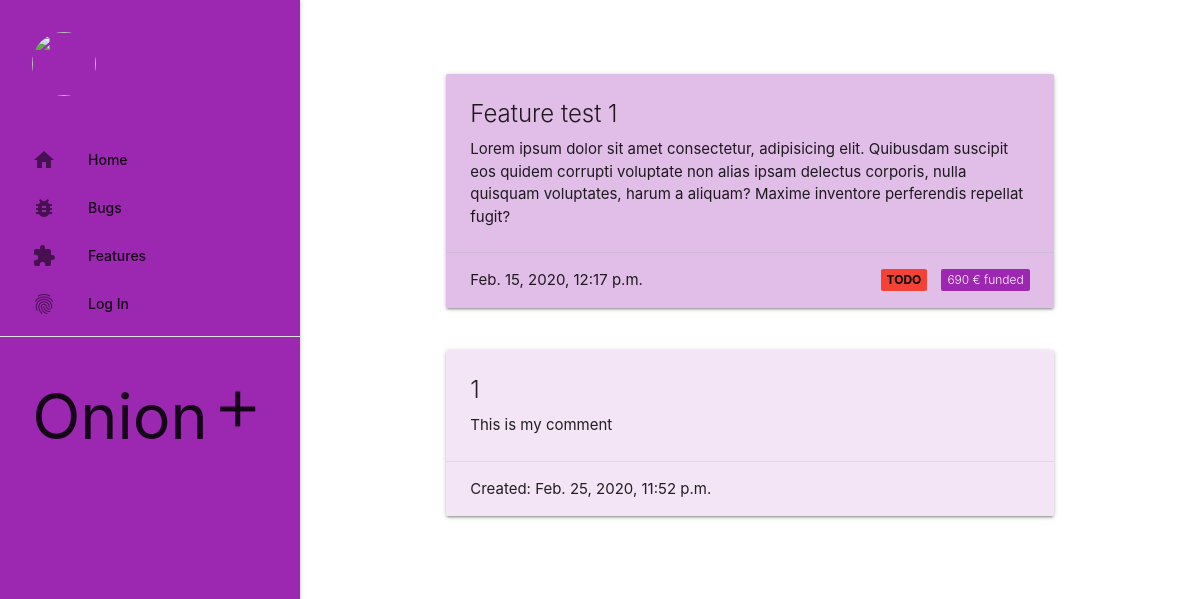
The page /tickets/comments/1/ on the database its author committed.
### tickets/models.py (models this page shows, shortened)
class Ticket(models.Model):
    BUG = 'BUG'
    FEATURE = 'FEATURE'
    TICKET_TYPE_CHOICES = (
        (BUG, 'Bug'),
        (FEATURE, 'Feature'),
    )
    TODO = 'TODO'
    DOING = 'DOING'
    DONE = 'DONE'
    STATUS_CHOICES = (
        (TODO, 'To Do'),
        (DOING, 'Doing'),
        (DONE, 'Done'),
    )
    ticket_type = models.CharField(
        max_length=7,
        choices=TICKET_TYPE_CHOICES,
        default=FEATURE,
    )
    user_id = models.IntegerField(default=5555)
    subject = models.CharField(max_length=254)
    description = models.TextField()
    creation_ts = models.DateTimeField(auto_now_add=True)
    number_votes = models.IntegerField(default=0)
    status = models.CharField(
        max_length=5,
        choices=STATUS_CHOICES,
        default=TODO,
    )

class Comment(models.Model):
    user_id = models.IntegerField(default=0)
    ticket_id = models.IntegerField(default=0)
    description = models.TextField()
    creation_ts = models.DateTimeField(auto_now_add=True)

### tickets/views.py (the view)
# urls.py: url(r'^comments/(?P<pk>\d+)/$', show_comments, name='show_comments'),
def show_comments(request, pk):
    ticket = get_object_or_404(Ticket, pk=pk) if pk else None
    comments = Comment.objects.filter(ticket_id=pk)
    return render(request, "showcomments.html", {'ticket': ticket, 'comments': comments})

### tickets/templates/showcomments.html (shortened to what this page needs)
{% extends 'base.html' %}
{% block content %}
<div class="row">
    <div class="col s12">
        <div class="card purple lighten-4">
            <div class="card-content">
                <span class="card-title">{{ ticket.subject }}</span>
                <p>{{ ticket.description }}</p>
            </div>
            <div class="card-action">
                {% if ticket.ticket_type == 'FEATURE' %}
                <span class="new badge purple" data-badge-caption="funded">{% widthratio ticket.number_votes 100 1 %} €</span>
                {% else %}
                <span class="new badge purple" data-badge-caption="votes">{{ ticket.number_votes }}</span>
                {% endif %}
                <span id="ticketStatus{{ ticket.status }}" class="new badge purple" data-badge-caption="">{{ ticket.status }}</span>
                <span>{{ ticket.creation_ts }}</span>
            </div>
        </div>
    </div>
</div>
{% for comment in comments %}
<div class="row">
    <div class="col s12">
        <div class="card purple lighten-5">
            <div class="card-content">
                <span class="card-title">{{ comment.user_id }}</span>
                <p>{{ comment.description }}</p>
            </div>
            <div class="card-action">
                <span>Created: {{ comment.creation_ts }}</span>
            </div>
        </div>
    </div>
</div>
{% endfor %}
{% endblock %}

### static/css/style.css (style rules this page uses)
#ticketStatusTODO { margin-left: 10px; background-color: #f44336 !important; color: black; font-weight: 700; }

### static/css/global.css (style rules this page uses)
:root { --body-color: rgb(247, 250, 252); --button-color: rgb(30, 166, 114); --accent-color: #0a721b; --link-color: #ffffff; --font-color: rgb(105, 115, 134); --radius: 6px; --form-width: 400px; }
* { box-sizing: border-box; }
body { -webkit-font-smoothing: antialiased; }

### rows shown on the page
Ticket: subject "Feature test 1", description "Lorem ipsum dolor sit amet consectetur, adipisicing elit. Quibusdam suscipit eos quidem corrupti voluptate non alias ipsam delectus corporis, nulla quisquam voluptates, harum a aliquam? Maxime inventore perferendis repellat fugit?", number_votes "690", status "TODO", creation_ts "Feb. 15, 2020, 12:17 p.m."
Comment: user_id "1", description "This is my comment", creation_ts "Feb. 25, 2020, 11:52 p.m."
